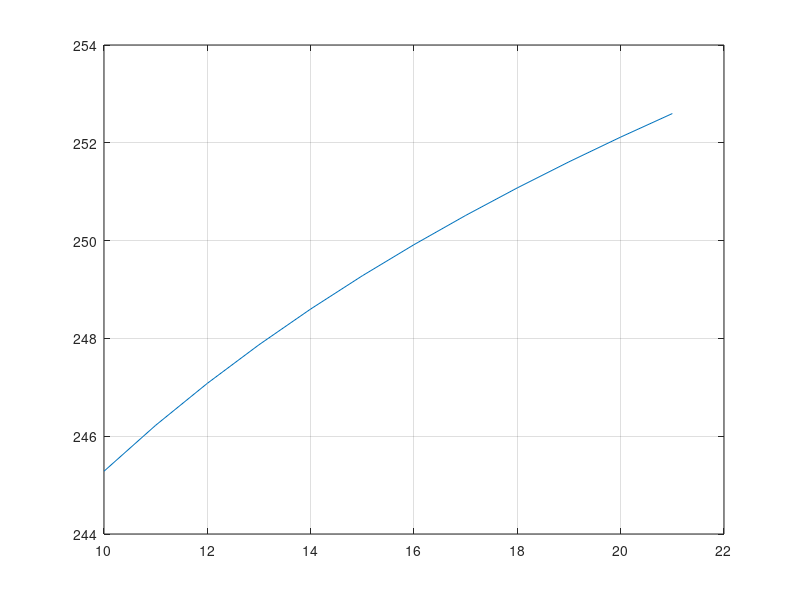
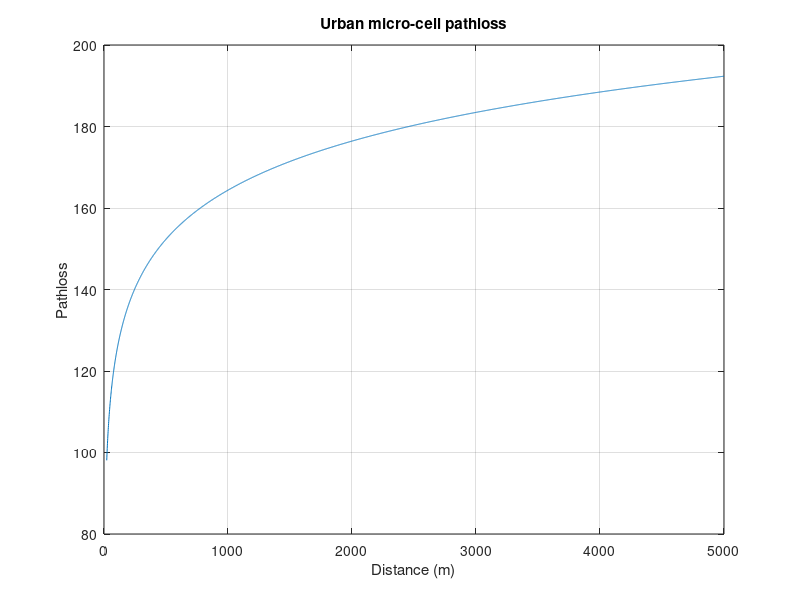

MATLAB code to generate these figures, in order:
clc
clear
%% Generate Pathloss for link Vehicle to Vehicle

BsHeight = 1.5;
MsHeight = 1.5;
CenterFrequency = 6e9;     
H_bs = BsHeight-1; %effective environment height
H_ms = MsHeight-1; %effective environment height
PL_bp = 4*H_bs.*H_ms*CenterFrequency/2.998e8; 

j=1;
k=1;
for i=10:1:PL_bp+1           
               loss_LoS1(i-9) = 22.7*log10(i) + 41.0 + 20*log10(CenterFrequency/5);
               distance1(j)=i;
               j=j+1;

end
figure 
plot(distance1,loss_LoS1);hold on;
grid on;

for i=22:1:5000
             loss_LoS2(i-21) = 40*log10(i) + 9.45 - 17.3*log10(H_bs) - 17.3*log10(H_ms) + 2.7*log10(CenterFrequency/5);  
             distance2(k)=i;
             k=k+1;
end

figure 
plot(distance2,loss_LoS2);hold on;
grid on;


xlabel('Distance (m)');
ylabel('Pathloss');
title('Urban micro-cell pathloss');



